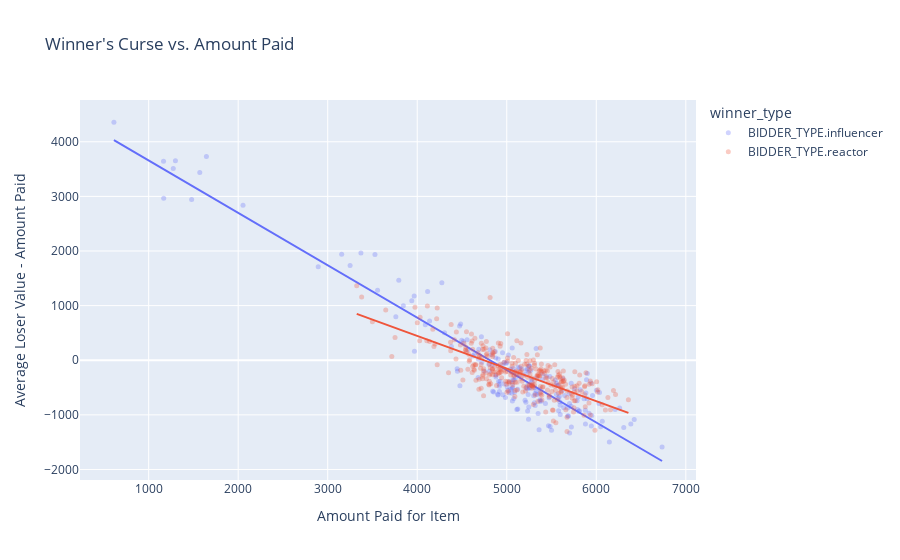

The code cell stored with this chart in its notebook:
### Code cell
auction_results = []

for i in range(0, len(winning_bids)):
    winning_bidder = winning_bids[i].bidder
    all_but_winner = filter(lambda bidder: bidder.name !=
                            winning_bidder.name, all_original_bidders[i])
    average_loser_value = average_value(
        list(map(lambda losing_bidder: losing_bidder.curr_value, all_but_winner)))
    winner_curse = average_loser_value - winning_bids[i].amount

    auction_result = {
        'winner_curse': winner_curse,
        'winner_amount': winning_bids[i].amount,
        'winner_utility': winning_bids[i].bidder.curr_value - winning_bids[i].amount,
        'winner_type': winning_bids[i].bidder.bidder_type
    }
    auction_results.append(auction_result)

df = pd.DataFrame(auction_results, columns=[
                  'winner_curse', 'winner_amount', 'winner_utility', 'winner_type'])

fig = px.scatter(df, x="winner_amount", y="winner_curse", color="winner_type", trendline='ols',
                 opacity=0.3, title='Winner\'s Curse vs. Amount Paid')
fig.update_traces(marker_size=5)
fig.update_xaxes(title='Amount Paid for Item')
fig.update_yaxes(title='Average Loser Value - Amount Paid')
fig.show()

### Figure 1 — Plotly figure (JSON) as saved in the notebook; plotly's stock layout.template omitted (floating-point values rounded to 4 significant figures; data arrays with more than 128 entries replaced by an {"elided": "..."} marker saying what was removed)
{"data": [{"hovertemplate": "winner_type=BIDDER_TYPE.influencer<br>winner_amount=%{x}<br>winner_curse=%{y}<extra></extra>", "legendgroup": "BIDDER_TYPE.influencer", "marker": {"color": "#636efa", "opacity": 0.3, "size": 5, "symbol": "circle"}, "mode": "markers", "name": "BIDDER_TYPE.influencer", "orientation": "v", "showlegend": true, "type": "scatter", "x": {"elided": "198 int values"}, "xaxis": "x", "y": {"elided": "198 float values"}, "yaxis": "y"}, {"hovertemplate": "<b>OLS trendline</b><br>winner_curse = -0.959412 * winner_amount + 4617.09<br>R<sup>2</sup>=0.892390<br><br>winner_type=BIDDER_TYPE.influencer<br>winner_amount=%{x}<br>winner_curse=%{y} <b>(trend)</b><extra></extra>", "legendgroup": "BIDDER_TYPE.influencer", "marker": {"color": "#636efa", "size": 5, "symbol": "circle"}, "mode": "lines", "name": "BIDDER_TYPE.influencer", "showlegend": false, "type": "scatter", "x": {"elided": "198 int values"}, "xaxis": "x", "y": {"elided": "198 float values"}, "yaxis": "y"}, {"hovertemplate": "winner_type=BIDDER_TYPE.reactor<br>winner_amount=%{x}<br>winner_curse=%{y}<extra></extra>", "legendgroup": "BIDDER_TYPE.reactor", "marker": {"color": "#EF553B", "opacity": 0.3, "size": 5, "symbol": "circle"}, "mode": "markers", "name": "BIDDER_TYPE.reactor", "orientation": "v", "showlegend": true, "type": "scatter", "x": {"elided": "302 int values"}, "xaxis": "x", "y": {"elided": "302 float values"}, "yaxis": "y"}, {"hovertemplate": "<b>OLS trendline</b><br>winner_curse = -0.597605 * winner_amount + 2836.13<br>R<sup>2</sup>=0.574332<br><br>winner_type=BIDDER_TYPE.reactor<br>winner_amount=%{x}<br>winner_curse=%{y} <b>(trend)</b><extra></extra>", "legendgroup": "BIDDER_TYPE.reactor", "marker": {"color": "#EF553B", "size": 5, "symbol": "circle"}, "mode": "lines", "name": "BIDDER_TYPE.reactor", "showlegend": false, "type": "scatter", "x": {"elided": "302 int values"}, "xaxis": "x", "y": {"elided": "302 float values"}, "yaxis": "y"}], "layout": {"legend": {"title": {"text": "winner_type"}, "tracegroupgap": 0}, "title": {"text": "Winner's Curse vs. Amount Paid"}, "xaxis": {"anchor": "y", "domain": [0, 1], "title": {"text": "Amount Paid for Item"}}, "yaxis": {"anchor": "x", "domain": [0, 1], "title": {"text": "Average Loser Value - Amount Paid"}}}}
